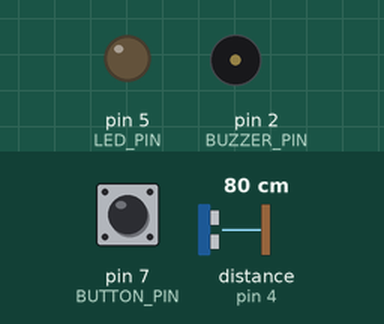
A sketch run on a simulated Arduino Uno, built with avr-gcc and run on an emulated ATmega328P. Shown: output pins drawn as LEDs (lit = HIGH), buzzer (waves = sounding, pin HIGH). Wiring (inferred from the names in the program): ultrasonic range finder: trigger pin 8; echo pin 4. The test bench sets the inputs (shaded band); at power-on: distance to the obstacle (sensor on pin 4) 80 cm, pin 7 (BUTTON_PIN) HIGH. The echo pulse lasts 58.3 µs per cm; pins used as bus, display or sensor lines are not drawn; what the sketch prints to the serial monitor is not drawn.

Above: at 1.2 s.
1.3 s: distance to the obstacle (sensor on pin 4) set to 23 cm
2.8 s: distance to the obstacle (sensor on pin 4) set to 18 cm
At 3.3 s:
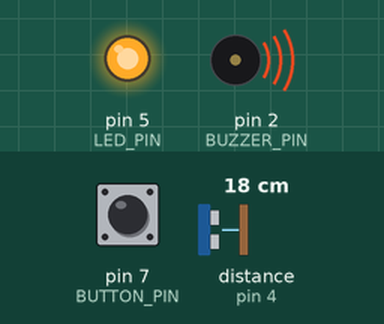
5.8 s: pin 7 (BUTTON_PIN) pulled LOW for 0.15 s
Timing chart, 0 to 8.8 s (numbered marks = the images above; inputs shaded):
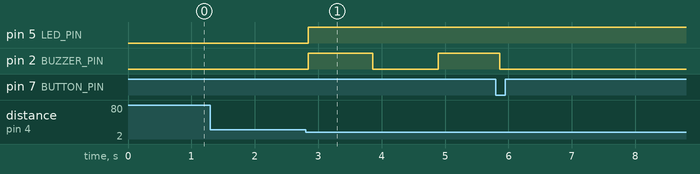

The sketch:

RemindX_Final.ino
```cpp
#include <SPI.h>
#include <MFRC522.h>

// ----------------- Pin Definitions -----------------
#define SS_PIN       10
#define RST_PIN      9
#define LED_PIN      5
#define BUZZER_PIN   2       // transistor base
#define BUTTON_PIN   7
#define TRIG_PIN     8
#define ECHO_PIN     4

MFRC522 mfrc522(SS_PIN, RST_PIN);

// ----------------- Stored UIDs -----------------
byte uid1[4] = {0x07, 0xB6, 0x52, 0x8D};
byte uid2[4] = {0xFA, 0x8E, 0xFD, 0xC6};
byte uid3[4] = {0xDC, 0xAC, 0xC1, 0x01};

// ----------------- Global Variables -----------------
bool alertActive = false;
unsigned long lastMotionTime = 0;
const unsigned long motionCooldown = 1500UL;  // motion debounce
const int MOTION_THRESHOLD_CM = 20;

bool card1Scanned = false;
bool card2Scanned = false;
bool card3Scanned = false;
bool vipMode = false;
unsigned long vipStartTime = 0;
const unsigned long vipDuration = 30000UL; // 30s VIP

// Buzzer blink timer
bool buzzerState = false;
unsigned long lastBuzzerToggle = 0;
const unsigned long buzzerInterval = 1000UL; // 1 second

// ----------------- Helper Functions -----------------
bool compareUID(const byte *a, const byte *b, byte size) {
  for (byte i = 0; i < size; i++) if (a[i] != b[i]) return false;
  return true;
}

long readDistanceCM() {
  digitalWrite(TRIG_PIN, LOW);
  delayMicroseconds(2);
  digitalWrite(TRIG_PIN, HIGH);
  delayMicroseconds(10);
  digitalWrite(TRIG_PIN, LOW);

  unsigned long dur = pulseIn(ECHO_PIN, HIGH, 50000UL);
  if (dur == 0) return -1;
  return dur * 0.034 / 2;
}

bool buttonPressed() {
  static unsigned long lastBounce = 0;
  static int lastState = HIGH;
  int cur = digitalRead(BUTTON_PIN);

  if (cur != lastState) {
    lastBounce = millis();
    lastState = cur;
  }

  if ((millis() - lastBounce) > 40 && cur == LOW) {
    lastState = LOW;
    return true;
  }

  return false;
}

// ----------------- Setup -----------------
void setup() {
  Serial.begin(9600);
  SPI.begin();
  mfrc522.PCD_Init();

  pinMode(LED_PIN, OUTPUT);
  pinMode(BUZZER_PIN, OUTPUT);
  pinMode(BUTTON_PIN, INPUT_PULLUP);
  pinMode(TRIG_PIN, OUTPUT);
  pinMode(ECHO_PIN, INPUT);

  digitalWrite(LED_PIN, LOW);
  digitalWrite(BUZZER_PIN, LOW);

  Serial.println("RemindX Ready!");
}

// ----------------- Main Loop -----------------
void loop() {
  unsigned long now = millis();

  // --- Manual VIP mode via button ---
  if (buttonPressed() && !vipMode) {
    vipMode = true;
    vipStartTime = now;
    Serial.println("🎉 VIP Mode manually activated!");
  }

  // --- Automatic VIP mode if all cards scanned ---
  if (!vipMode && card1Scanned && card2Scanned && card3Scanned) {
    vipMode = true;
    vipStartTime = now;
    Serial.println("🎉 VIP Mode activated (all cards scanned)!");
  }

  // --- VIP cooldown expiration ---
  if (vipMode && now - vipStartTime > vipDuration) {
    vipMode = false;
    card1Scanned = card2Scanned = card3Scanned = false;
    Serial.println("VIP cooldown ended. Motion alerts enabled again.");

    // Turn off LED if no alert active
    if (!alertActive) digitalWrite(LED_PIN, LOW);
  }

  // --- Alert handling ---
  if (alertActive) {
    if (buttonPressed()) {
      alertActive = false;
      digitalWrite(BUZZER_PIN, LOW);
      digitalWrite(LED_PIN, vipMode ? HIGH : LOW);
      Serial.println("Alert acknowledged via button.");
      delay(200);
      return;
    }

    if (mfrc522.PICC_IsNewCardPresent() && mfrc522.PICC_ReadCardSerial()) {
      byte *uid = mfrc522.uid.uidByte;
      if (compareUID(uid, uid1, 4) || compareUID(uid, uid2, 4) || compareUID(uid, uid3, 4)) {
        alertActive = false;
        digitalWrite(BUZZER_PIN, LOW);
        digitalWrite(LED_PIN, HIGH); // LED stays ON
        Serial.println("Known card scanned -> alert cleared, LED ON.");
      }
      mfrc522.PICC_HaltA();
      delay(200);
      return;
    }

    // --- Buzzer blinking logic ---
    if (!vipMode) {
      if (now - lastBuzzerToggle >= buzzerInterval) {
        buzzerState = !buzzerState;
        digitalWrite(BUZZER_PIN, buzzerState ? HIGH : LOW);
        lastBuzzerToggle = now;
      }
    } else {
      digitalWrite(BUZZER_PIN, LOW); // VIP disables buzzer
    }

    digitalWrite(LED_PIN, HIGH);
    delay(20);
    return;
  }

  // --- RFID card scan ---
  if (mfrc522.PICC_IsNewCardPresent() && mfrc522.PICC_ReadCardSerial()) {
    byte *uid = mfrc522.uid.uidByte;
    Serial.print("Card UID: ");
    for (byte i = 0; i < mfrc522.uid.size; i++) {
      if (uid[i] < 0x10) Serial.print("0");
      Serial.print(uid[i], HEX);
      Serial.print(" ");
    }
    Serial.println();

    if (compareUID(uid, uid1, 4)) card1Scanned = true;
    if (compareUID(uid, uid2, 4)) card2Scanned = true;
    if (compareUID(uid, uid3, 4)) card3Scanned = true;

    digitalWrite(LED_PIN, HIGH);
    lastMotionTime = now;

    mfrc522.PICC_HaltA();
    delay(100);
    return;
  }

  // --- Motion detection ---
  if (now - lastMotionTime > motionCooldown) {
    long dist = readDistanceCM();
    if (dist > 0 && dist <= MOTION_THRESHOLD_CM) {
      if (!vipMode) {
        alertActive = true;
        buzzerState = true;
        lastBuzzerToggle = now;
        digitalWrite(BUZZER_PIN, HIGH);
        digitalWrite(LED_PIN, HIGH);
        Serial.print("🚨 Motion detected (");
        Serial.print(dist);
        Serial.println(" cm) -> buzzer blinking 1s");
      } else {
        Serial.println("Motion detected but VIP active -> buzzer OFF, LED ON");
        digitalWrite(LED_PIN, HIGH);
      }
      lastMotionTime = now;
    }
  }

  delay(40);
}
```

Measured:
- the behaviour switches between 22 and 21 cm on distance to the obstacle (sensor on pin 4) (found by bisection; images 0 and 1)
- after the input at 1.3 s, every drawn part: stays the same
- after the input at 2.8 s, pin 5 (LED_PIN): LOW → HIGH after 0.05 s; pin 2 (BUZZER_PIN): LOW → HIGH after 0.05 s, → LOW 1.0 s later, → HIGH 1.0 s later
